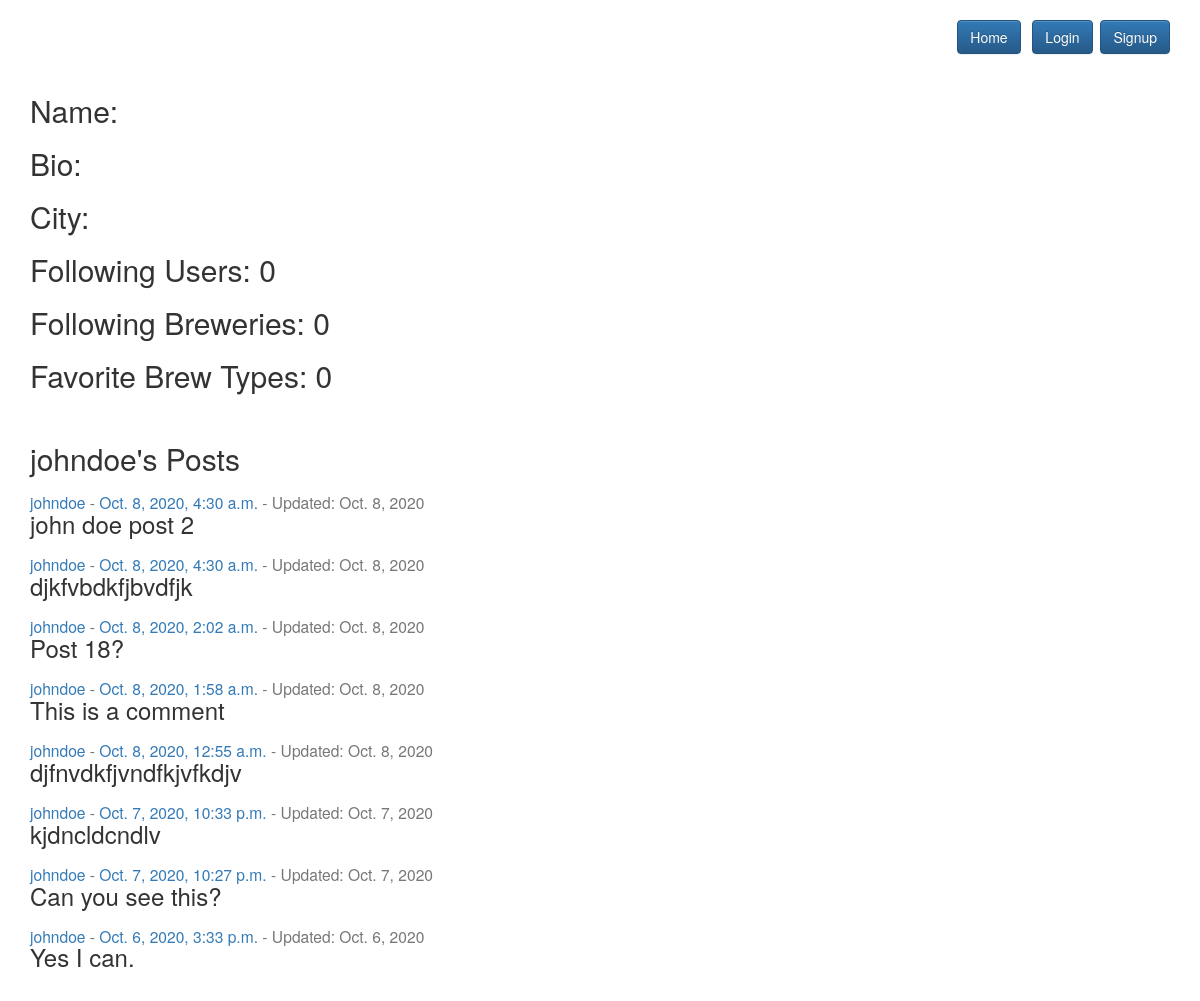
The page /user/1/ on the database its author committed.
### microbrewforyou_app/models.py (models this page shows, shortened)
class CustomUser(AbstractUser):
    bio = models.CharField(max_length=280, default='')
    user_image = models.ImageField(
        upload_to='CustomUser/', null=False, blank=False)
    users_following = models.ManyToManyField(
        "self", symmetrical=False, related_name='CustomUser')
    fav_breweries = models.ManyToManyField(
        "Breweries", symmetrical=False,
        related_name='fav_breweries', blank=True)
    fav_brewtypes = models.ManyToManyField(
        "BrewTypes", symmetrical=False,
        related_name='fav_brewtypes', blank=True)
    address = models.CharField(max_length=280)
    city = models.CharField(max_length=50)
    state = models.CharField(max_length=50)
    REQUIRED_FIELDS = ['first_name', 'bio', 'address', 'city', 'state']
    def __str__(self):
        return self.username

class Posts(models.Model):
    author = models.ForeignKey(
        CustomUser, on_delete=models.CASCADE, related_name='author')
    body = models.TextField(max_length=280)
    postTime = models.DateTimeField(default=timezone.now)
    lastUpdated = models.DateField(auto_now=True)

### microbrewforyou_app/views.py (the view)
# urls.py: path('user/<int:user_id>/', UserDetailView.as_view(), name="userview"),
class UserDetailView(View):
    def get(self, request, user_id):
        selected_user = CustomUser.objects.filter(id=user_id).first()
        user_posts = Posts.objects.filter(
            author=user_id).order_by('postTime').reverse()
        number_posts = len(user_posts)
        return render(
            request, "user_detail.html",
            {"number_posts": number_posts,
             "selected_user": selected_user,
             "user_posts": user_posts})

### templates/user_detail.html
{% extends 'base.html' %} {% block content %}
<br />
{% include "menu.html" %}
<br />
<h2>Name: {{ selected_user.first_name }}</h2>
<h2>Bio: {{ selected_user.bio }}</h2>
<h2>City: {{ selected_user.city }}</h2>
<h2>Following Users: 0</h2>
<h2>Following Breweries: 0</h2>
<h2>Favorite Brew Types: 0</h2>
<br />
<h2>{{ selected_user }}'s Posts</h2>
{% for post in user_posts %}
<h3>
  <span class="small"
    ><a href="/user/{{ post.author.id }}/">{{ post.author }}</a> -
    <a href="/post/{{ post.id }}/">{{post.postTime}}</a></span
  ><span class="small"
    > - Updated: {{ post.lastUpdated }}</a></span><br />
  {{ post.body }}
</h3>
{% endfor %}
<br />
{% endblock %}

### rows shown on the page
CustomUser: username "johndoe"
Posts: author "johndoe", postTime "Oct. 8, 2020, 4:30 a.m.", lastUpdated "Oct. 8, 2020", body "john doe post 2"
Posts: author "johndoe", postTime "Oct. 8, 2020, 4:30 a.m.", lastUpdated "Oct. 8, 2020", body "djkfvbdkfjbvdfjk"
Posts: author "johndoe", postTime "Oct. 8, 2020, 2:02 a.m.", lastUpdated "Oct. 8, 2020", body "Post 18?"
Posts: author "johndoe", postTime "Oct. 8, 2020, 1:58 a.m.", lastUpdated "Oct. 8, 2020", body "This is a comment"
Posts: author "johndoe", postTime "Oct. 8, 2020, 12:55 a.m.", lastUpdated "Oct. 8, 2020", body "djfnvdkfjvndfkjvfkdjv"
Posts: author "johndoe", postTime "Oct. 7, 2020, 10:33 p.m.", lastUpdated "Oct. 7, 2020", body "kjdncldcndlv"
Posts: author "johndoe", postTime "Oct. 7, 2020, 10:27 p.m.", lastUpdated "Oct. 7, 2020", body "Can you see this?"
Posts: author "johndoe", postTime "Oct. 6, 2020, 3:33 p.m.", lastUpdated "Oct. 6, 2020", body "Yes I can."
